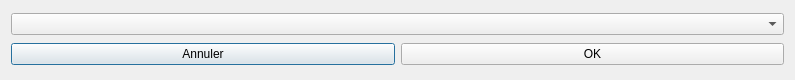
<?xml version="1.0" encoding="UTF-8"?>
<ui version="4.0">
 <class>Charger</class>
 <widget class="QDialog" name="Charger">
  <property name="geometry">
   <rect>
    <x>0</x>
    <y>0</y>
    <width>795</width>
    <height>80</height>
   </rect>
  </property>
  <property name="windowTitle">
   <string>Charger</string>
  </property>
  <layout class="QVBoxLayout" name="verticalLayout_2">
   <item>
    <widget class="QComboBox" name="comboBox"/>
   </item>
   <item>
    <layout class="QHBoxLayout" name="horizontalLayout">
     <item>
      <widget class="QPushButton" name="pushButtonAnnuler">
       <property name="text">
        <string>Annuler</string>
       </property>
      </widget>
     </item>
     <item>
      <widget class="QPushButton" name="pushButtonOK">
       <property name="text">
        <string>OK</string>
       </property>
      </widget>
     </item>
    </layout>
   </item>
  </layout>
 </widget>
 <resources/>
 <connections>
  <connection>
   <sender>pushButtonOK</sender>
   <signal>pressed()</signal>
   <receiver>Charger</receiver>
   <slot>close()</slot>
   <hints>
    <hint type="sourcelabel">
     <x>592</x>
     <y>56</y>
    </hint>
    <hint type="destinationlabel">
     <x>397</x>
     <y>39</y>
    </hint>
   </hints>
  </connection>
 </connections>
</ui>
